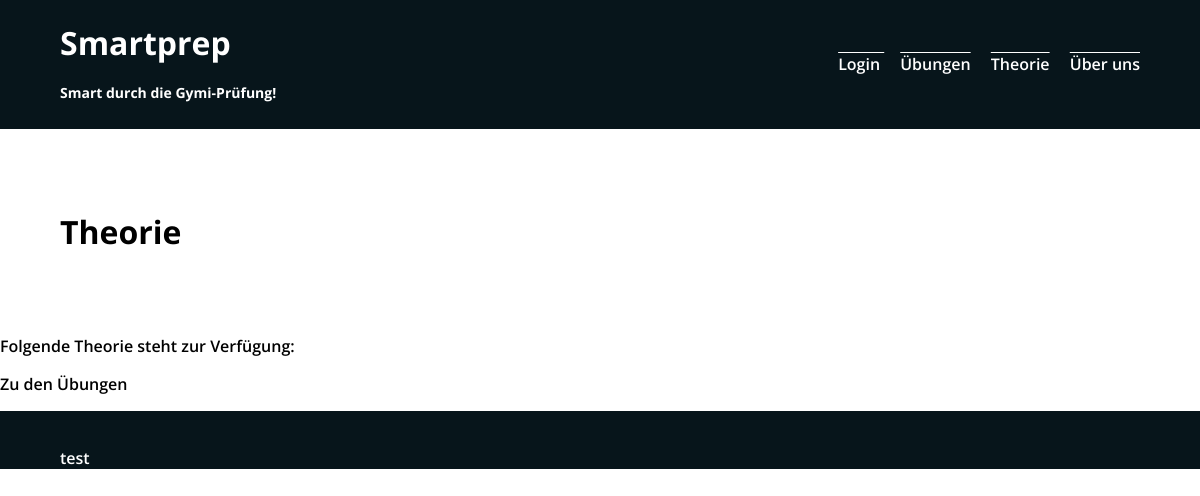
The page /theorie/ on the database as committed earlier.
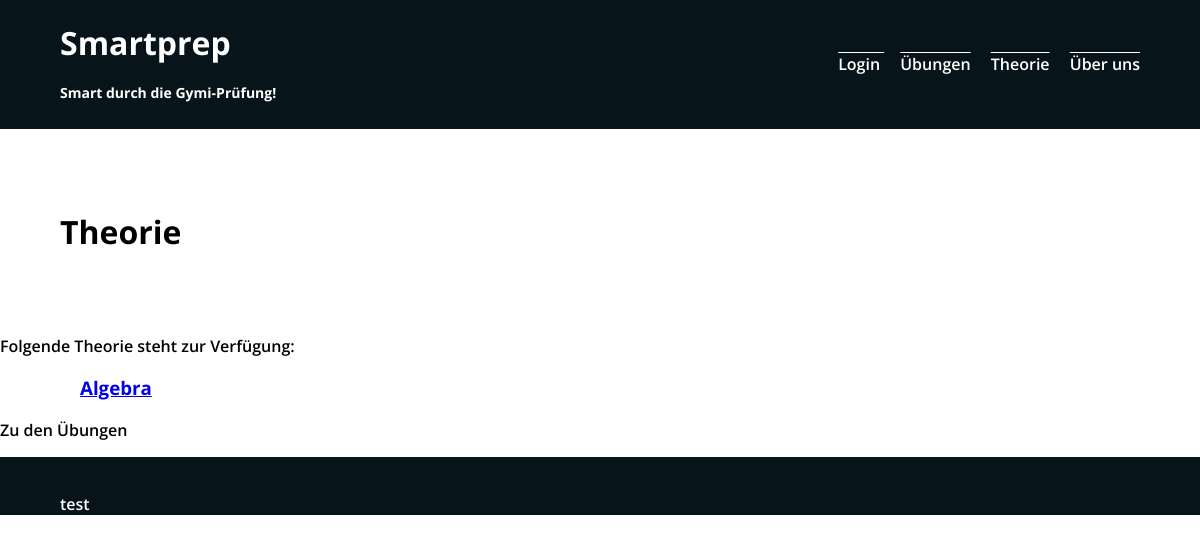
The same page on the database as committed later.
### prep/models.py (models this page shows, shortened)
class Thema(models.Model):
    id = models.IntegerField(unique=True, primary_key=True)
    slug = models.SlugField(unique=True)
    name = models.TextField(max_length=100)
    inhalt = models.TextField()

### prep/views.py (the view)
# urls.py: path('theorie/', views.theorie, name='theorie'), #our-domain.com/theori
def theorie(request):
    thema = Thema.objects.all()
    return render(request, 'prep/theorie.html', {
        'thema':thema
    })

### prep/templates/prep/theorie.html (shortened to what this page needs)
{% extends 'prep/base/base.html' %}
{% load static %}
{% block site_css %}
  <link rel="stylesheet" href="{% static 'prep/styles/math.css' %}">
{% endblock %}
{% block main_content %}
<h1>Theorie</h1>
{% endblock %}
{% block second_content %}
  <div>Folgende Theorie steht zur Verfügung:</div>
  <ol>
      {% for thema_item in thema|dictsort:"name" %}
      {% include 'prep/includes/thema-detail.html' with id=thema_item.id name=thema_item.name slug=thema_item.slug %}
      {% endfor %}
  </ol>
{% endblock %}
{% block third_content %}
<P>Zu den Übungen</P>
{% endblock %}

### prep/templates/prep/includes/thema-detail.html
<ul class= "thema-item">
    <article>
      <div class="thema-summary">
        <h3><a href="{% url 'thema' slug %}" class="thema-list">{{ name }}</a></h3>
      </div>
    </article>
  </ul>

Rows that differ between the two databases and show on the page:
added Thema: name "Algebra"
